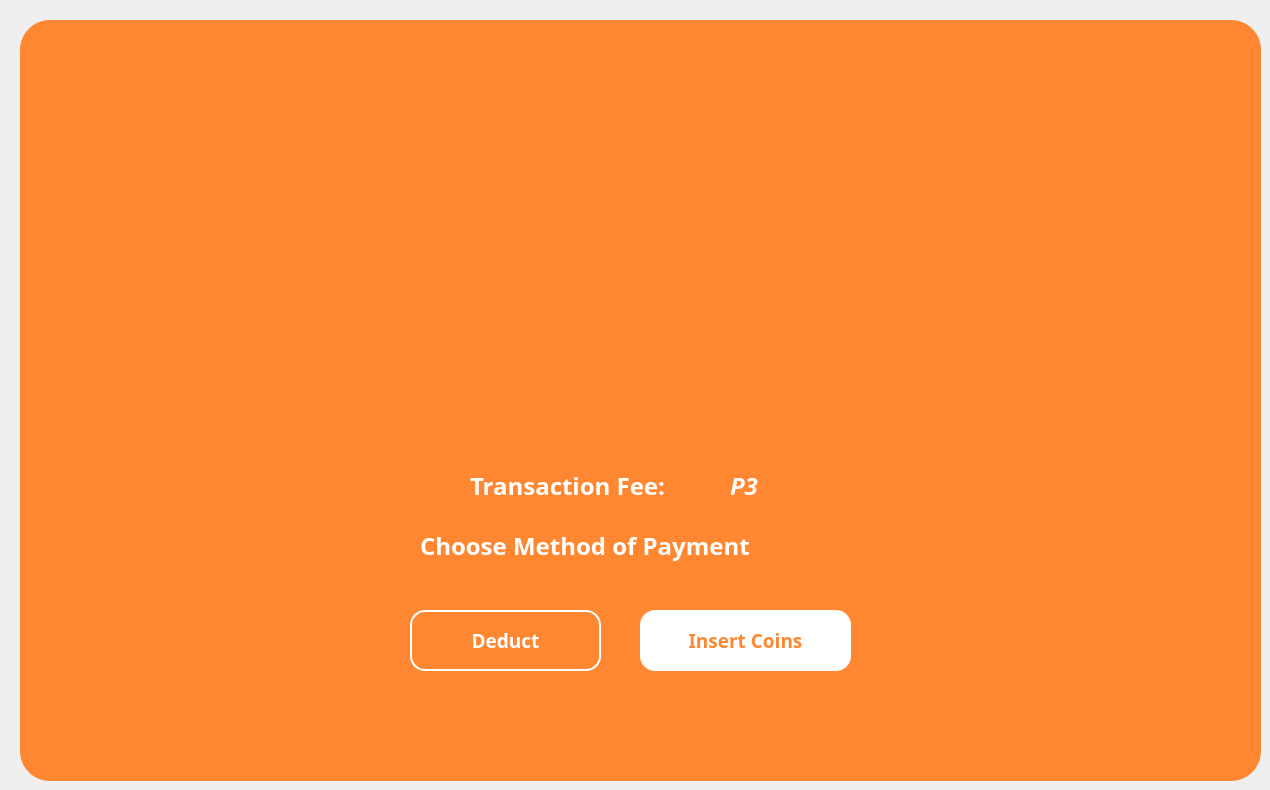
  <widget class="QWidget" name="transactionFee">
   <widget class="QFrame" name="transactionFee_1">
    <property name="enabled">
     <bool>true</bool>
    </property>
    <property name="geometry">
     <rect>
      <x>20</x>
      <y>20</y>
      <width>1241</width>
      <height>761</height>
     </rect>
    </property>
    <property name="font">
     <font>
      <pointsize>9</pointsize>
     </font>
    </property>
    <property name="styleSheet">
     <string notr="true">QFrame {
    background-color: #ff8731;
	border-radius: 30px;
}
</string>
    </property>
    <property name="frameShape">
     <enum>QFrame::NoFrame</enum>
    </property>
    <widget class="QLabel" name="main_logo_61">
     <property name="geometry">
      <rect>
       <x>470</x>
       <y>90</y>
       <width>300</width>
       <height>300</height>
      </rect>
     </property>
     <property name="text">
      <string/>
     </property>
     <property name="pixmap">
      <pixmap>images/question_white2.png</pixmap>
     </property>
     <property name="scaledContents">
      <bool>true</bool>
     </property>
    </widget>
    <widget class="QLabel" name="label_153">
     <property name="geometry">
      <rect>
       <x>450</x>
       <y>450</y>
       <width>281</width>
       <height>31</height>
      </rect>
     </property>
     <property name="font">
      <font>
       <family>Montserrat</family>
       <pointsize>18</pointsize>
       <weight>75</weight>
       <bold>true</bold>
      </font>
     </property>
     <property name="styleSheet">
      <string notr="true">QLabel {
    color: white;
}
</string>
     </property>
     <property name="text">
      <string>Transaction Fee:</string>
     </property>
    </widget>
    <widget class="QLabel" name="cb_confirm_trans_2">
     <property name="geometry">
      <rect>
       <x>710</x>
       <y>450</y>
       <width>101</width>
       <height>31</height>
      </rect>
     </property>
     <property name="font">
      <font>
       <family>Montserrat</family>
       <pointsize>18</pointsize>
       <weight>75</weight>
       <italic>true</italic>
       <bold>true</bold>
      </font>
     </property>
     <property name="styleSheet">
      <string notr="true">QLabel {
    color: white;
}
</string>
     </property>
     <property name="text">
      <string>P3</string>
     </property>
    </widget>
    <widget class="QToolButton" name="cb_confirm_deduct">
     <property name="geometry">
      <rect>
       <x>390</x>
       <y>590</y>
       <width>191</width>
       <height>61</height>
      </rect>
     </property>
     <property name="font">
      <font>
       <family>Montserrat</family>
       <pointsize>14</pointsize>
       <weight>75</weight>
       <bold>true</bold>
      </font>
     </property>
     <property name="cursor">
      <cursorShape>PointingHandCursor</cursorShape>
     </property>
     <property name="styleSheet">
      <string notr="true">QToolButton {
    background-color: transparent;
    color: white;
    border: 2px solid white;
    border-radius: 15px;

    text-align: center;
}


QToolButton:hover {
    background-color: #FFC499;  /* light gray */
	border: 2px solid #FFC499;
}

QToolButton:pressed {
    background-color: #F56600;
	color: white;
    padding-top: 10px;  /* simulate press-in */
    padding-bottom: 15px;
 
}</string>
     </property>
     <property name="text">
      <string>Deduct</string>
     </property>
     <property name="iconSize">
      <size>
       <width>200</width>
       <height>200</height>
      </size>
     </property>
     <property name="checkable">
      <bool>false</bool>
     </property>
     <property name="popupMode">
      <enum>QToolButton::DelayedPopup</enum>
     </property>
     <property name="toolButtonStyle">
      <enum>Qt::ToolButtonIconOnly</enum>
     </property>
    </widget>
    <widget class="QLabel" name="label_158">
     <property name="geometry">
      <rect>
       <x>400</x>
       <y>510</y>
       <width>411</width>
       <height>31</height>
      </rect>
     </property>
     <property name="font">
      <font>
       <family>Montserrat</family>
       <pointsize>18</pointsize>
       <weight>75</weight>
       <bold>true</bold>
      </font>
     </property>
     <property name="styleSheet">
      <string notr="true">QLabel {
    color: white;
}
</string>
     </property>
     <property name="text">
      <string>Choose Method of Payment</string>
     </property>
    </widget>
    <widget class="QToolButton" name="cb_insertCoins_proceed">
     <property name="geometry">
      <rect>
       <x>620</x>
       <y>590</y>
       <width>211</width>
       <height>61</height>
      </rect>
     </property>
     <property name="font">
      <font>
       <family>Montserrat</family>
       <pointsize>14</pointsize>
       <weight>75</weight>
       <bold>true</bold>
      </font>
     </property>
     <property name="cursor">
      <cursorShape>PointingHandCursor</cursorShape>
     </property>
     <property name="styleSheet">
      <string notr="true">QToolButton {
    background-color: white;
    color: #ff8731;
    border: none;
    border-radius: 15px;
    text-align: center;
}

QToolButton:hover {
    background-color: #FFC499;  /* light gray */
	border: 2px solid #FFC499;
}

QToolButton:pressed {
    background-color: #F56600;
	color: white;
    padding-top: 10px;  /* simulate press-in */
    padding-bottom: 15px;
 
}

</string>
     </property>
     <property name="text">
      <string>Insert Coins</string>
     </property>
     <property name="iconSize">
      <size>
       <width>200</width>
       <height>200</height>
      </size>
     </property>
     <property name="checkable">
      <bool>false</bool>
     </property>
     <property name="popupMode">
      <enum>QToolButton::DelayedPopup</enum>
     </property>
     <property name="toolButtonStyle">
      <enum>Qt::ToolButtonIconOnly</enum>
     </property>
    </widget>
   </widget>
  </widget>
